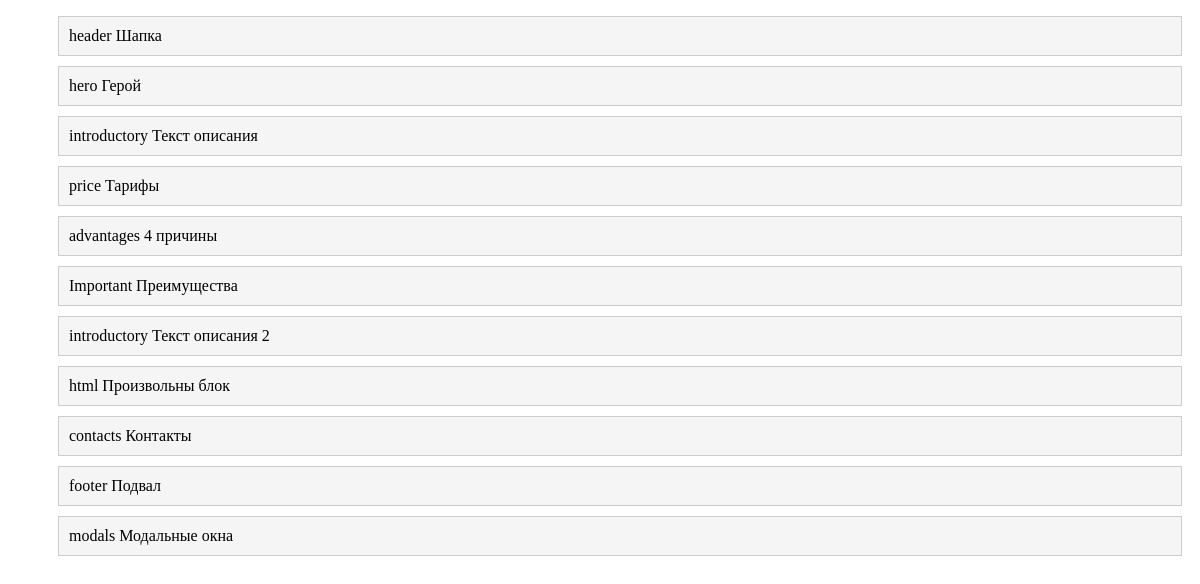
/sorting/ (signed in), run on an earlier commit of the app's database.
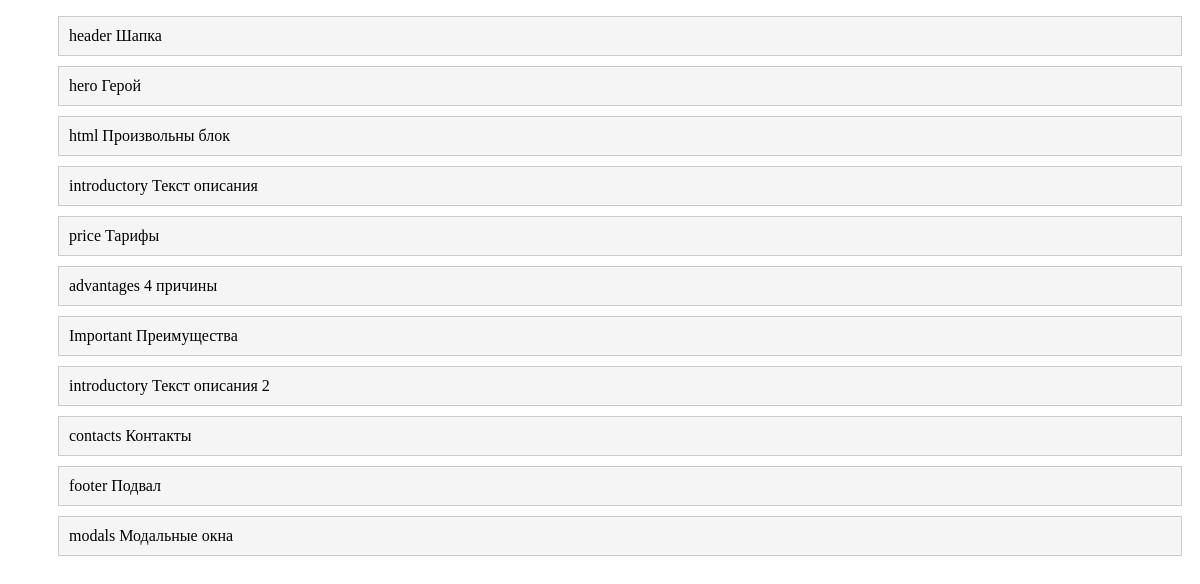
And on a later commit of the database.
### landing/models.py (models this page shows, shortened)
class landing(models.Model):
	TYPE_BLOCK = [
        ('themes', 'Типизированный'),
        ('null', 'Пустой'),
        ('html', 'Произвольный'),
        ('js', 'JS'),
        ('scc', 'Cтили'),
    ]
	title = models.CharField(max_length=255,verbose_name="Заголовок")
	name = models.CharField(max_length=255,blank=True,null=True,verbose_name="Название")
	content = models.TextField(blank=True,verbose_name="Настройки")
	photo = models.URLField(max_length=255,blank=True,verbose_name="Изображения")
	time_create = models.DateTimeField(auto_now_add=True,verbose_name="Время создания")
	time_update = models.DateTimeField(auto_now=True,verbose_name="Последнее обновление")
	order = models.IntegerField(blank=True,null=True,verbose_name="Порядок")
	type_block = models.CharField(max_length=255,verbose_name="Тип",blank=True,null=True,choices=TYPE_BLOCK)
	is_published = models.BooleanField(default=True,verbose_name="Видимость")
	class Meta:
		verbose_name = 'Блок'
		verbose_name_plural = 'Блоки'

### landing/views.py (the view)
# urls.py: path('sorting/',SortingHome.as_view(),name='sorting'),
class SortingHome(LoginRequiredMixin,ListView):
	model = landing
	template_name = 'accounts/sorting.html'
	context_object_name ='items'
	ordering = ['order']
	login_url = '/admin/'

### landing/templates/accounts/sorting.html (shortened to what this page needs)
<!DOCTYPE html>
<html>
<head>
  <link rel="stylesheet" href="https://code.jquery.com/ui/1.12.1/themes/base/jquery-ui.css">
</head>
<body>
  <ul class="sortable">
    {% for item in items %}
      <li id="item_{{ item.title }}_{{ item.id }}">{{ item.title }} {{ item.name }}</li>
    {% endfor %}
  </ul>
</body>
</html>

What changed in the data, as far as the page shows it:
changed landing "html": moves up the list
